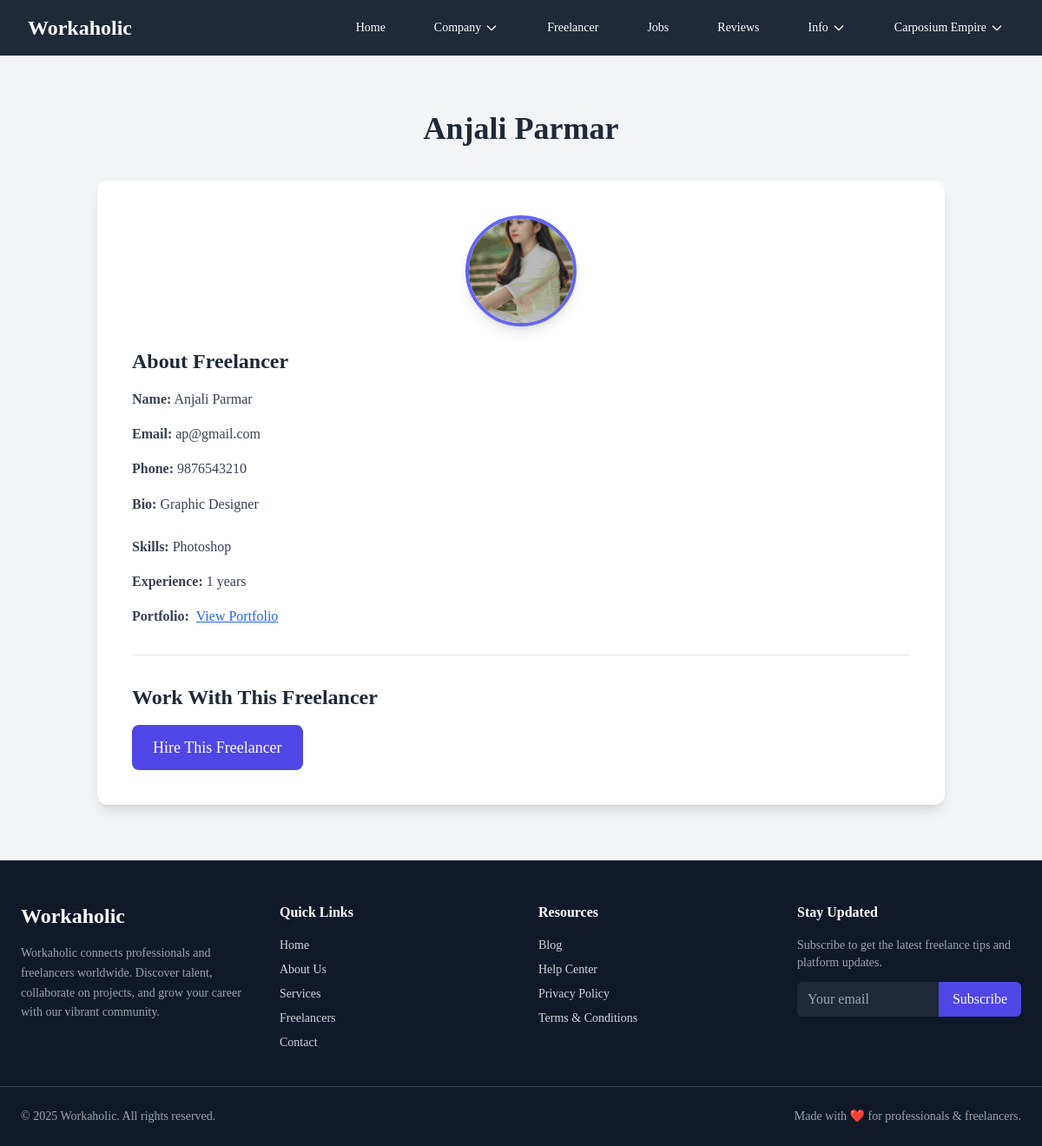
Screenshot of /freelancer_details.php?id=32 (signed in) with the database file from the repository.
### tables this page shows
CREATE TABLE `freelancers` (
  `freelancer_id` int(11) NOT NULL,
  `user_id` int(11) NOT NULL,
  `fname` varchar(255) NOT NULL,
  `lname` varchar(255) NOT NULL,
  `bio` text NOT NULL,
  `skills` text NOT NULL,
  `experience_year` int(11) NOT NULL,
  `portfolio_url` varchar(255) NOT NULL,
  `created_at` timestamp NOT NULL DEFAULT current_timestamp() ON UPDATE current_timestamp()
);

CREATE TABLE `users` (
  `user_id` int(11) NOT NULL,
  `username` varchar(255) NOT NULL,
  `user_email` varchar(255) NOT NULL,
  `role` enum('company','freelancer') NOT NULL,
  `user_phone` varchar(255) NOT NULL,
  `user_password` varchar(255) NOT NULL,
  `profile_img` varchar(255) NOT NULL,
  `created_at` timestamp NOT NULL DEFAULT current_timestamp() ON UPDATE current_timestamp()
);

### freelancer_details.php (the view, shortened to what this page needs)
<?php
include 'header.php';
include 'config.php';
$user_role = $_SESSION['role'] ?? '';
$freelancer_id = intval($_GET['id']);
$f_stmt = $conn->prepare("
    SELECT f.*, u.username, u.user_email, u.user_phone, u.profile_img
    FROM freelancers f
    JOIN users u ON f.user_id = u.user_id
    WHERE f.freelancer_id = ?
");
$f_stmt->bind_param("i", $freelancer_id);
$f_stmt->execute();
$f_res = $f_stmt->get_result();
$freelancer = $f_res->fetch_assoc();
$profile_img = $freelancer['profile_img'] ?: "Images/default.png";
?>
<section class="bg-gray-100 py-16">
    <div class="max-w-5xl mx-auto px-6">
        <h1 class="text-4xl font-extrabold text-center mb-10">
            <?php
            $fullname = trim(($freelancer['fname'] ?? "") . " " . ($freelancer['lname'] ?? ""));
            echo htmlspecialchars($fullname !== "" ? $fullname : $freelancer['username']);
            ?>
        </h1>
        <div class="bg-white shadow-lg p-10 rounded-xl">
            <div class="flex justify-center mb-6">
                <img src="<?php echo htmlspecialchars($profile_img); ?>"
                    class="w-32 h-32 rounded-full object-cover border-4 border-indigo-500 shadow-lg">
            </div>
            <h2 class="text-2xl font-bold mb-4">About Freelancer</h2>
            <p class="text-gray-700 mb-4"><strong>Name:</strong>
                <?php echo htmlspecialchars($fullname !== "" ? $fullname : $freelancer['username']); ?>
            </p>
            <p class="text-gray-700 mb-4">
                <strong>Email:</strong> <?php echo htmlspecialchars($freelancer['user_email']); ?>
            </p>
            <p class="text-gray-700 mb-4">
                <strong>Phone:</strong> <?php echo htmlspecialchars($freelancer['user_phone']); ?>
            </p>
            <?php if (!empty($freelancer['bio'])): ?>
                <p class="text-gray-700 leading-relaxed mb-6">
                    <strong>Bio:</strong>
                    <?php echo nl2br(htmlspecialchars($freelancer['bio'])); ?>
                </p>
            <?php endif; ?>
            <p class="text-gray-700 mb-4">
                <strong>Skills:</strong>
                <?php echo !empty($freelancer['skills']) ? nl2br(htmlspecialchars($freelancer['skills'])) : "Not provided"; ?>
            </p>
            <p class="text-gray-700 mb-4">
                <strong>Experience:</strong>
                <?php echo !empty($freelancer['experience_year']) ? htmlspecialchars($freelancer['experience_year']) . " years" : "Not specified"; ?>
            </p>
            <?php if (!empty($freelancer['portfolio_url'])): ?>
                <p class="text-gray-700 mb-4">
                    <strong>Portfolio:</strong>
                    <a href="<?php echo htmlspecialchars($freelancer['portfolio_url']); ?>" target="_blank"
                        class="text-blue-600 underline ml-1">
                        View Portfolio
                    </a>
                </p>
            <?php endif; ?>
            <hr class="my-8">
            <h2 class="text-2xl font-bold mb-4">Work With This Freelancer</h2>
            <?php if ($user_role === 'company'): ?>
                <a href="contract.php?freelancer_id=<?php echo (int)$freelancer_id; ?>"
                    class="inline-block bg-indigo-600 hover:bg-indigo-700 text-white px-6 py-3 rounded-lg text-lg">
                    Hire This Freelancer
                </a>
            <?php else: ?>
                <p class="text-gray-500 text-sm">
                    Only companies can hire freelancers.
                </p>
            <?php endif; ?>
        </div>
    </div>
</section>
<?php include 'footer.php'; ?>

### rows the page displays
freelancers: fname+lname "Anjali Parmar", user.profile_img (picture), user.user_email "ap@gmail.com", user.user_phone "9876543210", bio "Graphic Designer", skills "Photoshop", experience_year "1"

### other values shown
$displayName "Carposium Empire"
